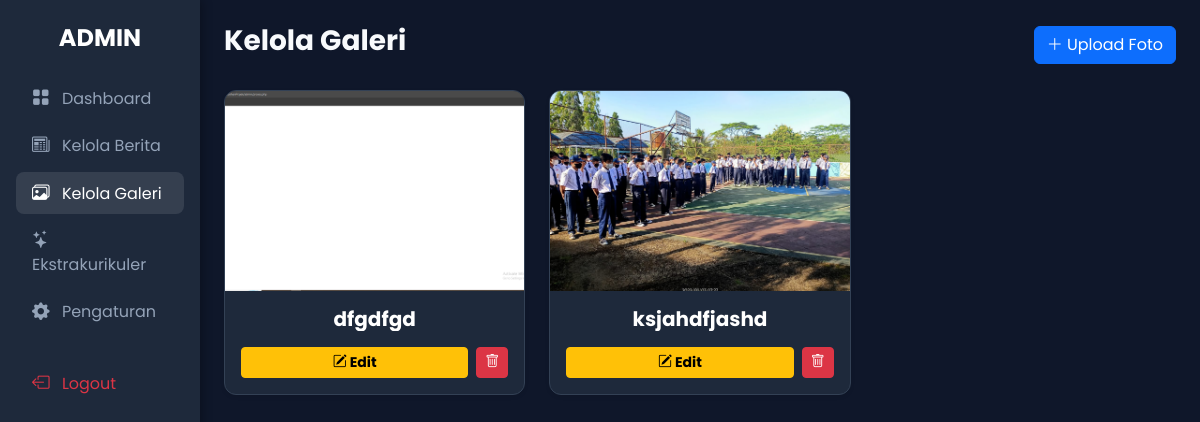
Page /admin/galeri.php (signed in) on the committed database.
### tables this page shows
CREATE TABLE `galeri` (
  `id` int(11) NOT NULL,
  `judul` varchar(255) NOT NULL,
  `gambar` varchar(255) NOT NULL,
  `tanggal` timestamp NOT NULL DEFAULT current_timestamp()
);

### admin/galeri.php (the view, shortened to what this page needs)
<?php
include '../config/koneksi.php';
?>
<!DOCTYPE html>
<html lang="id">
<head>
    <link href="https://cdn.jsdelivr.net/npm/bootstrap@5.3.0/dist/css/bootstrap.min.css" rel="stylesheet">
    <link rel="stylesheet" href="https://cdn.jsdelivr.net/npm/bootstrap-icons@1.10.0/font/bootstrap-icons.css">
</head>
<body>
<div class="d-flex">
    <div class="sidebar col-md-2 d-none d-md-block p-3">
        <h4 class="fw-bold text-center text-white mb-4 mt-2">ADMIN</h4>
        <ul class="nav flex-column">
            <li class="nav-item">
                <a class="nav-link" href="dashboard.php">
                    <i class="bi bi-grid-fill me-2"></i> Dashboard
                </a>
            </li>
            <li class="nav-item">
                <a class="nav-link" href="berita.php">
                    <i class="bi bi-newspaper me-2"></i> Kelola Berita
                </a>
            </li>
            <li class="nav-item">
                <a class="nav-link active" href="galeri.php">
                    <i class="bi bi-images me-2"></i> Kelola Galeri
                </a>
            </li>
            <li class="nav-item">
                <a class="nav-link" href="ekskul.php">
                    <i class="bi bi-stars me-2"></i> Ekstrakurikuler
                </a>
            </li>
            <li class="nav-item">
                <a class="nav-link" href="pengaturan.php">
                    <i class="bi bi-gear-fill me-2"></i> Pengaturan
                </a>
            </li>
            <li class="nav-item mt-4">
                <a class="nav-link text-danger" href="logout.php">
                    <i class="bi bi-box-arrow-left me-2"></i> Logout
                </a>
            </li>
        </ul>
    </div>
    <div class="flex-grow-1 p-4">
        <div class="d-flex justify-content-between align-items-center mb-4">
            <h3 class="fw-bold">Kelola Galeri</h3>
            <button class="btn btn-primary" data-bs-toggle="modal" data-bs-target="#modalTambah">
                <i class="bi bi-plus-lg"></i> Upload Foto
            </button>
        </div>
        <div class="row g-4">
            <?php
            $query = mysqli_query($koneksi, "SELECT * FROM galeri ORDER BY id DESC");
            if(mysqli_num_rows($query) > 0){
                while($data = mysqli_fetch_array($query)){
            ?>
            <div class="col-md-4 col-sm-6">
                <div class="card card-custom shadow-sm h-100">
                    <img src="../assets/img_galeri/<?= $data['gambar'] ?>" class="card-img-top">
                    <div class="card-body d-flex flex-column">
                        <h5 class="card-title fw-bold text-white text-center mb-3 text-truncate">
                            <?= $data['judul'] ?>
                        </h5>
                        <div class="mt-auto d-flex gap-2">
                            <button class="btn btn-warning flex-grow-1 btn-sm fw-bold" data-bs-toggle="modal" data-bs-target="#modalEdit<?= $data['id'] ?>">
                                <i class="bi bi-pencil-square"></i> Edit
                            </button>
                            <a href="proses.php?hapus_galeri=<?= $data['id'] ?>" class="btn btn-danger btn-sm" onclick="return confirm('Yakin hapus foto ini?')">
                                <i class="bi bi-trash"></i>
                            </a>
                        </div>
                    </div>
                </div>
            </div>
            <?php
                }
            } else {
                echo "<div class='col-12 text-center text-muted'>Belum ada data galeri.</div>";
            }
            ?>
        </div>
    </div>
</div>
</body>
</html>

### admin/galeri.php (style rules this page uses)
:root { --bg-dark: #0f172a; --bg-sidebar: #1e293b; --text-grey: #94a3b8; --text-white: #f8fafc; }
body { font-family: 'Poppins', sans-serif; background-color: var(--bg-dark); color: var(--text-white); }
.sidebar { background-color: var(--bg-sidebar); box-shadow: 2px 0 10px rgba(0,0,0,0.3); min-height: 100vh; }
.nav-link { color: var(--text-grey); margin-bottom: 5px; border-radius: 8px; transition: 0.3s; }
.nav-link:hover, .nav-link.active { background-color: rgba(255, 255, 255, 0.1); color: #fff; }
.nav-link i { margin-right: 10px; font-size: 1.1rem; }
.card-custom { background-color: var(--bg-sidebar); border: 1px solid #334155; border-radius: 12px; overflow: hidden; }
.card-img-top { height: 200px; object-fit: cover; }

### rows in the picture
galeri: gambar (picture), judul "dfgdfgd"
galeri: gambar (picture), judul "ksjahdfjashd"
